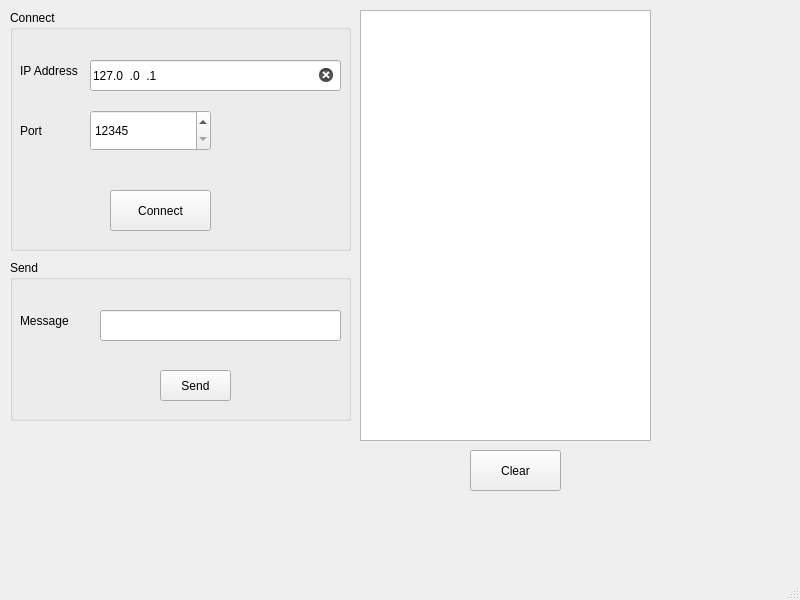
<?xml version="1.0" encoding="UTF-8"?>
<ui version="4.0">
 <class>MainWindow</class>
 <widget class="QMainWindow" name="MainWindow">
  <property name="enabled">
   <bool>true</bool>
  </property>
  <property name="geometry">
   <rect>
    <x>0</x>
    <y>0</y>
    <width>800</width>
    <height>600</height>
   </rect>
  </property>
  <property name="windowTitle">
   <string>MainWindow</string>
  </property>
  <property name="styleSheet">
   <string notr="true"/>
  </property>
  <property name="state" stdset="0">
   <string/>
  </property>
  <widget class="QWidget" name="centralwidget">
   <widget class="QGroupBox" name="groupBox">
    <property name="geometry">
     <rect>
      <x>10</x>
      <y>10</y>
      <width>341</width>
      <height>241</height>
     </rect>
    </property>
    <property name="styleSheet">
     <string notr="true">#IPAddress[state = '0']
{
		background-color : rgb(234,0,0);
}
#IPAddress[state = '1']
{
		background-color : rgb(67,135,100);
}
</string>
    </property>
    <property name="title">
     <string>Connect</string>
    </property>
    <widget class="QLabel" name="label">
     <property name="geometry">
      <rect>
       <x>10</x>
       <y>40</y>
       <width>81</width>
       <height>41</height>
      </rect>
     </property>
     <property name="text">
      <string>IP Address</string>
     </property>
    </widget>
    <widget class="QLabel" name="label_2">
     <property name="geometry">
      <rect>
       <x>10</x>
       <y>100</y>
       <width>81</width>
       <height>41</height>
      </rect>
     </property>
     <property name="text">
      <string>Port</string>
     </property>
    </widget>
    <widget class="QLineEdit" name="IPAddress">
     <property name="geometry">
      <rect>
       <x>80</x>
       <y>50</y>
       <width>251</width>
       <height>31</height>
      </rect>
     </property>
     <property name="inputMask">
      <string>000.000.000.000</string>
     </property>
     <property name="text">
      <string>127.0.0.1</string>
     </property>
     <property name="clearButtonEnabled">
      <bool>true</bool>
     </property>
    </widget>
    <widget class="QSpinBox" name="spinBox">
     <property name="geometry">
      <rect>
       <x>80</x>
       <y>100</y>
       <width>121</width>
       <height>41</height>
      </rect>
     </property>
     <property name="minimum">
      <number>12345</number>
     </property>
     <property name="maximum">
      <number>65535</number>
     </property>
    </widget>
    <widget class="QPushButton" name="btnconnect">
     <property name="geometry">
      <rect>
       <x>100</x>
       <y>180</y>
       <width>101</width>
       <height>41</height>
      </rect>
     </property>
     <property name="text">
      <string>Connect</string>
     </property>
    </widget>
   </widget>
   <widget class="QListWidget" name="lstConsole">
    <property name="geometry">
     <rect>
      <x>360</x>
      <y>10</y>
      <width>291</width>
      <height>431</height>
     </rect>
    </property>
   </widget>
   <widget class="QPushButton" name="btnclear">
    <property name="geometry">
     <rect>
      <x>470</x>
      <y>450</y>
      <width>91</width>
      <height>41</height>
     </rect>
    </property>
    <property name="text">
     <string>Clear</string>
    </property>
   </widget>
   <widget class="QGroupBox" name="groupBox_2">
    <property name="enabled">
     <bool>true</bool>
    </property>
    <property name="geometry">
     <rect>
      <x>10</x>
      <y>260</y>
      <width>341</width>
      <height>161</height>
     </rect>
    </property>
    <property name="styleSheet">
     <string notr="true">#IPAddress[state = '0']
{
		background-color : rgb(234,0,0);
}
#IPAddress[state = '1']
{
		background-color : rgb(67,135,100);
}
</string>
    </property>
    <property name="title">
     <string>Send</string>
    </property>
    <widget class="QLabel" name="msg">
     <property name="geometry">
      <rect>
       <x>10</x>
       <y>40</y>
       <width>81</width>
       <height>41</height>
      </rect>
     </property>
     <property name="text">
      <string>Message</string>
     </property>
    </widget>
    <widget class="QPushButton" name="btnsend">
     <property name="enabled">
      <bool>true</bool>
     </property>
     <property name="geometry">
      <rect>
       <x>150</x>
       <y>110</y>
       <width>71</width>
       <height>31</height>
      </rect>
     </property>
     <property name="text">
      <string>Send</string>
     </property>
    </widget>
    <widget class="QLineEdit" name="msgsend">
     <property name="enabled">
      <bool>true</bool>
     </property>
     <property name="geometry">
      <rect>
       <x>90</x>
       <y>50</y>
       <width>241</width>
       <height>31</height>
      </rect>
     </property>
    </widget>
   </widget>
  </widget>
  <widget class="QMenuBar" name="menubar">
   <property name="geometry">
    <rect>
     <x>0</x>
     <y>0</y>
     <width>800</width>
     <height>21</height>
    </rect>
   </property>
  </widget>
  <widget class="QStatusBar" name="statusbar"/>
 </widget>
 <resources/>
 <connections/>
</ui>
